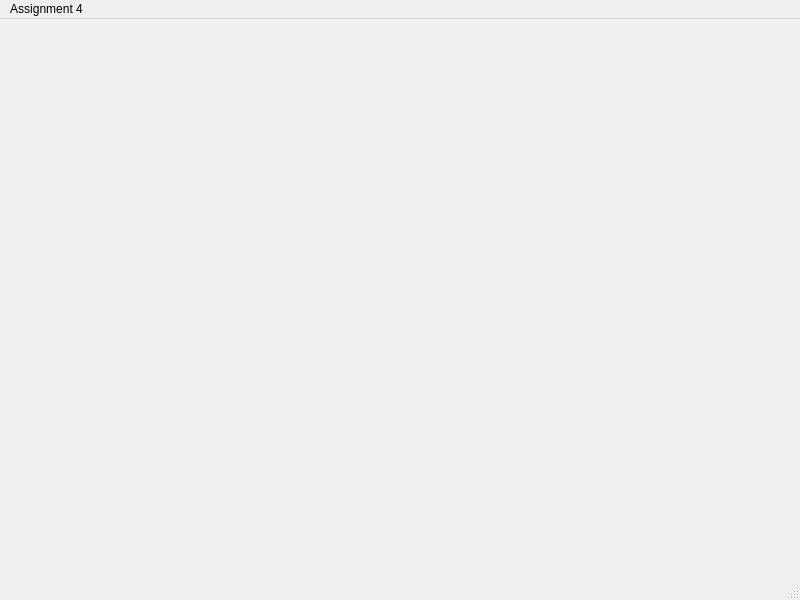
<?xml version="1.0" encoding="UTF-8"?>
<ui version="4.0">
 <class>MainWindow</class>
 <widget class="QMainWindow" name="MainWindow">
  <property name="geometry">
   <rect>
    <x>0</x>
    <y>0</y>
    <width>800</width>
    <height>600</height>
   </rect>
  </property>
  <property name="windowTitle">
   <string>MainWindow</string>
  </property>
  <widget class="QWidget" name="centralwidget">
   <widget class="QLabel" name="label">
    <property name="geometry">
     <rect>
      <x>30</x>
      <y>10</y>
      <width>471</width>
      <height>431</height>
     </rect>
    </property>
    <property name="text">
     <string/>
    </property>
   </widget>
  </widget>
  <widget class="QMenuBar" name="menubar">
   <property name="geometry">
    <rect>
     <x>0</x>
     <y>0</y>
     <width>800</width>
     <height>25</height>
    </rect>
   </property>
   <widget class="QMenu" name="menuAssignment_4">
    <property name="title">
     <string>Assignment 4</string>
    </property>
   </widget>
   <addaction name="menuAssignment_4"/>
  </widget>
  <widget class="QStatusBar" name="statusbar"/>
 </widget>
 <resources/>
 <connections/>
</ui>
